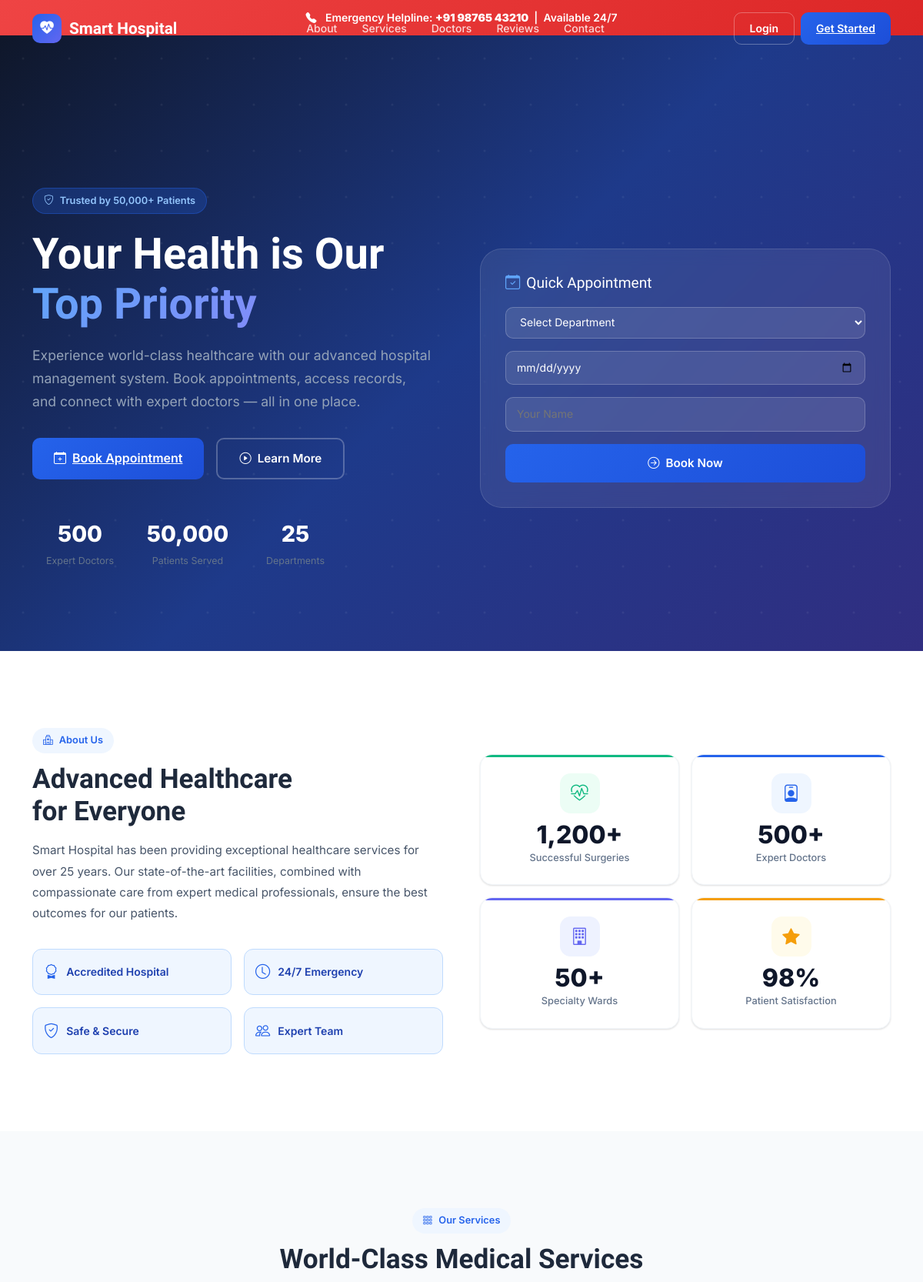
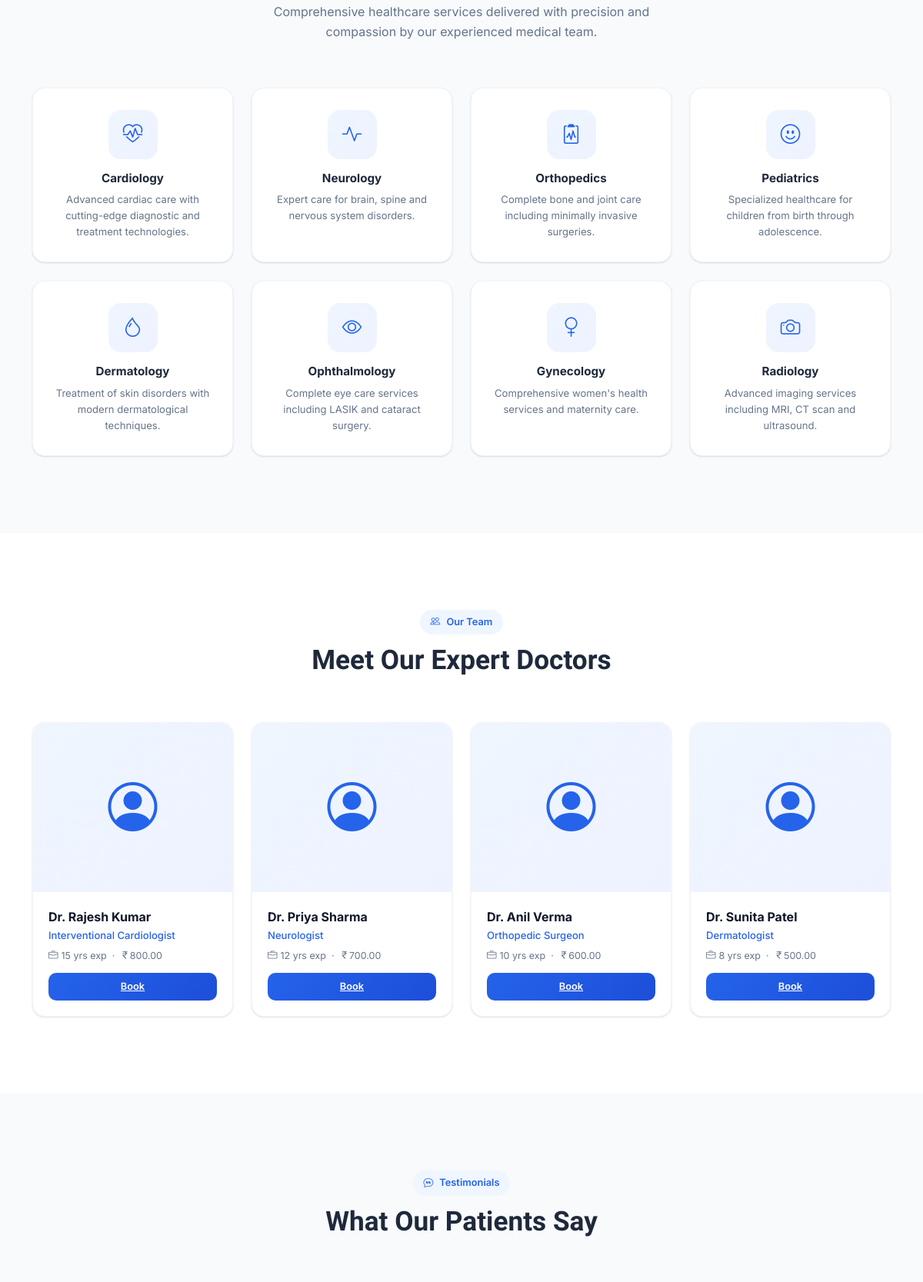
The page / (upper part) on the database its author committed (2 pictures, top to bottom).
### tables this page shows
CREATE TABLE doctors (
    id INT AUTO_INCREMENT PRIMARY KEY,
    user_id INT NOT NULL,
    department_id INT NOT NULL,
    specialization VARCHAR(100),
    qualification VARCHAR(200),
    experience_years INT DEFAULT 0,
    consultation_fee DECIMAL(10,2) DEFAULT 0.00,
    available_days VARCHAR(100) DEFAULT 'Mon,Tue,Wed,Thu,Fri',
    available_from TIME DEFAULT '09:00:00',
    available_to TIME DEFAULT '17:00:00',
    bio TEXT,
    license_number VARCHAR(50),
    status ENUM('active','inactive') DEFAULT 'active',
    created_at TIMESTAMP DEFAULT CURRENT_TIMESTAMP,
    FOREIGN KEY (user_id) REFERENCES users(id) ON DELETE CASCADE,
    FOREIGN KEY (department_id) REFERENCES departments(id) ON DELETE RESTRICT
);

CREATE TABLE users (
    id INT AUTO_INCREMENT PRIMARY KEY,
    name VARCHAR(100) NOT NULL,
    email VARCHAR(100) UNIQUE NOT NULL,
    password VARCHAR(255) NOT NULL,
    role ENUM('admin','doctor','patient') NOT NULL DEFAULT 'patient',
    phone VARCHAR(20),
    profile_image VARCHAR(255) DEFAULT 'default.png',
    status ENUM('active','inactive','suspended') DEFAULT 'active',
    created_at TIMESTAMP DEFAULT CURRENT_TIMESTAMP,
    updated_at TIMESTAMP DEFAULT CURRENT_TIMESTAMP ON UPDATE CURRENT_TIMESTAMP
);

### config.php (called while the page is built, shortened)
<?php
function e(string $s): string { return htmlspecialchars($s, ENT_QUOTES, 'UTF-8'); }

### index.php (the view, shortened to what this page needs)
<?php
require_once 'config.php';
?>
<!DOCTYPE html>
<html lang="en">
<head>
<link href="https://cdn.jsdelivr.net/npm/bootstrap-icons@1.11.3/font/bootstrap-icons.css" rel="stylesheet">
<link href="https://cdn.jsdelivr.net/npm/bootstrap@5.3.2/dist/css/bootstrap.min.css" rel="stylesheet">
<link href="assets/css/style.css" rel="stylesheet">
</head>
<body style="margin:0">
<div class="emergency-banner">
  <i class="bi bi-telephone-fill me-2"></i>
  Emergency Helpline: <strong>+91 98765 43210</strong> &nbsp;|&nbsp; Available 24/7
</div>
<nav class="landing-nav" id="main-nav">
  <div class="container">
    <div class="d-flex align-items-center justify-content-between">
      <a href="#" class="nav-logo">
        <div class="nav-logo-icon"><i class="bi bi-heart-pulse-fill"></i></div>
        Smart Hospital
      </a>
      <ul class="nav-links d-none d-lg-flex">
        <li><a href="#about">About</a></li>
        <li><a href="#services">Services</a></li>
        <li><a href="#doctors">Doctors</a></li>
        <li><a href="#testimonials">Reviews</a></li>
        <li><a href="#contact">Contact</a></li>
      </ul>
      <div class="d-flex gap-2">
        <a href="login.php" style="padding:9px 20px;border:1.5px solid rgba(255,255,255,.3);border-radius:10px;color:#fff;text-decoration:none;font-size:.875rem;font-weight:600">Login</a>
        <a href="register.php" class="btn-primary-custom" style="padding:9px 20px">Get Started</a>
      </div>
    </div>
  </div>
</nav>
<section class="hero-section" id="home" style="padding-top:90px">
  <div class="container" style="position:relative;z-index:1">
    <div class="row align-items-center g-5">
      <div class="col-lg-6">
        <div class="hero-badge"><i class="bi bi-shield-check"></i> Trusted by 50,000+ Patients</div>
        <h1 class="hero-title">Your Health is Our <span>Top Priority</span></h1>
        <p class="hero-subtitle">Experience world-class healthcare with our advanced hospital management system. Book appointments, access records, and connect with expert doctors — all in one place.</p>
        <div class="d-flex gap-3 flex-wrap mb-48px" style="margin-bottom:48px">
          <a href="register.php" class="btn-primary-custom" style="padding:14px 28px;font-size:1rem">
            <i class="bi bi-calendar-plus"></i> Book Appointment
          </a>
          <a href="#services" style="padding:13px 28px;border:2px solid rgba(255,255,255,.25);border-radius:10px;color:#fff;text-decoration:none;font-size:.95rem;font-weight:600;display:inline-flex;align-items:center;gap:8px">
            <i class="bi bi-play-circle"></i> Learn More
          </a>
        </div>
        <div class="row g-3" style="max-width:420px">
          <div class="col-4 hero-stat">
            <div class="hero-stat-value" data-count="500">0</div>
            <div class="hero-stat-label">Expert Doctors</div>
          </div>
          <div class="col-4 hero-stat">
            <div class="hero-stat-value" data-count="50000">0</div>
            <div class="hero-stat-label">Patients Served</div>
          </div>
          <div class="col-4 hero-stat">
            <div class="hero-stat-value" data-count="25">0</div>
            <div class="hero-stat-label">Departments</div>
          </div>
        </div>
      </div>
      <div class="col-lg-6 d-none d-lg-block">
        <div style="background:rgba(255,255,255,.08);border-radius:28px;padding:32px;backdrop-filter:blur(10px);border:1px solid rgba(255,255,255,.12)">
          <h4 style="color:#fff;font-family:var(--font-display);margin-bottom:20px;font-size:1.2rem"><i class="bi bi-calendar-check me-2" style="color:#60A5FA"></i>Quick Appointment</h4>
          <form action="register.php" method="get">
            <div class="mb-3">
              <select class="form-control-custom" style="background:rgba(255,255,255,.1);border-color:rgba(255,255,255,.2);color:#fff" name="dept">
                <option value="">Select Department</option>
              </select>
            </div>
            <div class="mb-3">
              <input type="date" class="form-control-custom" style="background:rgba(255,255,255,.1);border-color:rgba(255,255,255,.2);color:#fff" min="<?= date('Y-m-d') ?>">
            </div>
            <div class="mb-3">
              <input type="text" placeholder="Your Name" class="form-control-custom" style="background:rgba(255,255,255,.1);border-color:rgba(255,255,255,.2);color:#fff">
            </div>
            <button type="submit" class="btn-primary-custom w-100" style="padding:13px;font-size:.95rem;justify-content:center">
              <i class="bi bi-arrow-right-circle"></i> Book Now
            </button>
          </form>
        </div>
      </div>
    </div>
  </div>
</section>
<section id="about" style="padding:100px 0;background:#fff">
  <div class="container">
    <div class="row align-items-center g-5">
      <div class="col-lg-6">
        <div class="section-badge"><i class="bi bi-hospital"></i> About Us</div>
        <h2 class="section-title mb-3">Advanced Healthcare <br>for Everyone</h2>
        <p style="color:#475569;font-size:.95rem;line-height:1.8">Smart Hospital has been providing exceptional healthcare services for over 25 years. Our state-of-the-art facilities, combined with compassionate care from expert medical professionals, ensure the best outcomes for our patients.</p>
        <div class="row g-3 mt-2">
          <?php foreach([['bi-award','Accredited Hospital'],['bi-clock','24/7 Emergency'],['bi-shield-check','Safe & Secure'],['bi-people','Expert Team']] as [$icon,$text]): ?>
          <div class="col-6">
            <div style="display:flex;align-items:center;gap:10px;padding:14px;border-radius:12px;background:var(--primary-light);border:1px solid #BFDBFE">
              <i class="bi <?= $icon ?>" style="color:var(--primary);font-size:1.2rem"></i>
              <span style="font-weight:600;font-size:.875rem;color:#1E40AF"><?= $text ?></span>
            </div>
          </div>
          <?php endforeach; ?>
        </div>
      </div>
      <div class="col-lg-6">
        <div class="row g-3">
          <?php foreach([
            ['bi-heart-pulse','1,200+','Successful Surgeries','green'],
            ['bi-person-badge','500+','Expert Doctors','blue'],
            ['bi-building','50+','Specialty Wards','purple'],
            ['bi-star-fill','98%','Patient Satisfaction','orange'],
          ] as [$icon,$val,$label,$color]): ?>
          <div class="col-6">
            <div class="stat-card <?= $color ?> text-center">
              <div class="stat-icon <?= $color ?>" style="margin:0 auto 12px"><i class="bi <?= $icon ?>"></i></div>
              <div class="stat-value"><?= $val ?></div>
              <div class="stat-label"><?= $label ?></div>
            </div>
          </div>
          <?php endforeach; ?>
        </div>
      </div>
    </div>
  </div>
</section>
<section id="services" style="padding:100px 0;background:var(--bg)">
  <div class="container">
    <div class="text-center mb-60px" style="margin-bottom:60px">
      <div class="section-badge" style="justify-content:center"><i class="bi bi-grid-3x3-gap"></i> Our Services</div>
      <h2 class="section-title">World-Class Medical Services</h2>
      <p style="color:#64748B;max-width:560px;margin:12px auto">Comprehensive healthcare services delivered with precision and compassion by our experienced medical team.</p>
    </div>
    <div class="row g-4">
      <?php
      $services = [
        ['bi-heart-pulse','Cardiology','Advanced cardiac care with cutting-edge diagnostic and treatment technologies.'],
        ['bi-activity','Neurology','Expert care for brain, spine and nervous system disorders.'],
        ['bi-clipboard2-pulse','Orthopedics','Complete bone and joint care including minimally invasive surgeries.'],
        ['bi-emoji-smile','Pediatrics','Specialized healthcare for children from birth through adolescence.'],
        ['bi-droplet','Dermatology','Treatment of skin disorders with modern dermatological techniques.'],
        ['bi-eye','Ophthalmology','Complete eye care services including LASIK and cataract surgery.'],
        ['bi-gender-female','Gynecology','Comprehensive women\'s health services and maternity care.'],
        ['bi-camera','Radiology','Advanced imaging services including MRI, CT scan and ultrasound.'],
      ];
      foreach($services as [$icon,$name,$desc]):
      ?>
      <div class="col-lg-3 col-md-4 col-sm-6">
        <div class="service-card h-100">
          <div class="service-icon"><i class="bi <?= $icon ?>"></i></div>
          <h5 style="font-weight:700;font-size:.95rem;margin-bottom:8px"><?= $name ?></h5>
          <p style="color:#64748B;font-size:.82rem;margin:0;line-height:1.6"><?= $desc ?></p>
        </div>
      </div>
      <?php endforeach; ?>
    </div>
  </div>
</section>
<section id="doctors" style="padding:100px 0;background:#fff">
  <div class="container">
    <div class="text-center mb-60px" style="margin-bottom:60px">
      <div class="section-badge" style="justify-content:center"><i class="bi bi-people"></i> Our Team</div>
      <h2 class="section-title">Meet Our Expert Doctors</h2>
    </div>
    <div class="row g-4">
      <?php
      try {
        $db = getDB();
        $docs = $db->query("SELECT u.name, d.specialization, d.experience_years, d.consultation_fee, dep.name AS dept FROM doctors d JOIN users u ON d.user_id=u.id JOIN departments dep ON d.department_id=dep.id WHERE d.status='active' LIMIT 4")->fetchAll();
      } catch(Exception $e) { $docs = []; }
      foreach($docs as $doc):
      ?>
      <div class="col-lg-3 col-md-6">
        <div class="doctor-card">
          <div class="doctor-card-img"><i class="bi bi-person-circle"></i></div>
          <div class="doctor-card-body">
            <div class="doctor-card-name"><?= e($doc['name']) ?></div>
            <div class="doctor-card-spec"><?= e($doc['specialization'] ?? '') ?></div>
            <div class="doctor-card-exp"><i class="bi bi-briefcase me-1"></i><?= e($doc['experience_years']) ?> yrs exp &nbsp;·&nbsp; <i class="bi bi-currency-rupee"></i><?= e($doc['consultation_fee']) ?></div>
            <div style="display:flex;gap:6px;margin-top:12px">
              <a href="register.php" class="btn-primary-custom" style="flex:1;justify-content:center;padding:8px;font-size:.8rem">Book</a>
            </div>
          </div>
        </div>
      </div>
      <?php endforeach; ?>
    </div>
  </div>
</section>
<section id="testimonials" style="padding:100px 0;background:var(--bg)">
  <div class="container">
    <div class="text-center mb-60px" style="margin-bottom:60px">
      <div class="section-badge" style="justify-content:center"><i class="bi bi-chat-quote"></i> Testimonials</div>
      <h2 class="section-title">What Our Patients Say</h2>
    </div>
    <div class="row g-4">
    </div>
  </div>
</section>
</body>
</html>

### index.php (style rules this page uses)
.landing-nav { position: fixed; top: 0; left: 0; right: 0; z-index: 1000; padding: 16px 0; transition: all .3s ease; }
.nav-logo { font-family: var(--font-display); font-weight: 800; font-size: 1.3rem; color: #fff; text-decoration: none; display: flex; align-items: center; gap: 10px; }
.nav-logo-icon { width: 38px; height: 38px; background: linear-gradient(135deg,var(--primary),var(--accent)); border-radius: 10px; display: flex; align-items: center; justify-content: center; color: #fff; font-size: 1.1rem; }
.nav-links { display: flex; align-items: center; gap: 32px; list-style: none; margin: 0; padding: 0; }
.nav-links a { color: rgba(255,255,255,.8); text-decoration: none; font-size: .875rem; font-weight: 500; transition: color .2s; }
.section-badge { display: inline-flex; align-items: center; gap: 8px; background: var(--primary-light); color: var(--primary); padding: 6px 14px; border-radius: 20px; font-size: .8rem; font-weight: 600; margin-bottom: 12px; }
.emergency-banner { background: linear-gradient(135deg, #EF4444, #DC2626); color: #fff; padding: 12px 0; text-align: center; font-size: .875rem; font-weight: 600; }

### rows shown on the page
doctors: user.name "Dr. Rajesh Kumar", specialization "Interventional Cardiologist", experience_years "15", consultation_fee "800.00"
doctors: user.name "Dr. Priya Sharma", specialization "Neurologist", experience_years "12", consultation_fee "700.00"
doctors: user.name "Dr. Anil Verma", specialization "Orthopedic Surgeon", experience_years "10", consultation_fee "600.00"
doctors: user.name "Dr. Sunita Patel", specialization "Dermatologist", experience_years "8", consultation_fee "500.00"

### other values the page prints
$text "Accredited Hospital"
$text "24/7 Emergency"
$text "Safe & Secure"
$text "Expert Team"
$val "1,200+"
$label "Successful Surgeries"
$val "500+"
$label "Expert Doctors"
$val "50+"
$label "Specialty Wards"
$val "98%"
$label "Patient Satisfaction"
$name "Cardiology"
$desc "Advanced cardiac care with cutting-edge diagnostic and treatment technologies."
$name "Neurology"
